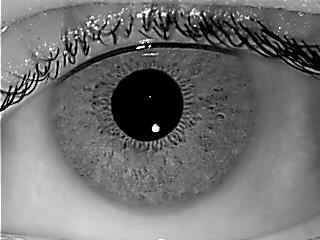
#> input picture dataset/images/014/07_R.bmp, 320 x 240 px, found by its file name
$ python main2.py   (older library calls are emulated)
#> lines starting #> are read from the running program, lines starting #| are printed output that depends on the picture; after the words box and inside, x2 and y2 are one past the last pixel; in counts of white or black regions, pixels touching at a corner belong together
import numpy as np
import cv2
import math
from sklearn.feature_extraction import image
import pylab as pl


def enhance_eye_4_pupil(img_gray):
    normalizedImg = np.zeros((320, 240))
    normalized = cv2.normalize(img_gray, normalizedImg, 0, 255, cv2.NORM_MINMAX)

    _, threshold = cv2.threshold(normalized, 15, 255, cv2.THRESH_BINARY_INV)

    kernel_open = np.ones((7, 7), np.uint8)
    kernel_close = np.ones((5, 5), np.uint8)
    kernel_dilate = np.ones((7, 7), np.uint8)
    opening = cv2.morphologyEx(threshold, cv2.MORPH_OPEN, kernel_open)
    closing = cv2.morphologyEx(opening, cv2.MORPH_CLOSE, kernel_close)
    return cv2.morphologyEx(closing, cv2.MORPH_DILATE, kernel_dilate)


def iris_circles(im_iris, radius_pupil):
    mean_shift = cv2.pyrMeanShiftFiltering(im_iris, 20, 30)
    gray_mean = cv2.cvtColor(mean_shift, cv2.COLOR_BGR2GRAY)
    return cv2.HoughCircles(gray_mean, cv2.HOUGH_GRADIENT, 1, 2 * radius_pupil, param1=100, param2=50,
                            minRadius=radius_pupil)


###################################
# Transform circle
def daugman_normalizaiton(im, height, width, r_in, r_out):  # Daugman归一化，输入为640*480,输出为width*height
    thetas = np.arange(0, 2 * np.pi, 2 * np.pi / width)  # Theta values
    r_out = r_in + r_out
    # Create empty flatten image
    flat = np.zeros((height, width, 3), np.uint8)
    circle_x = int(im.shape[0] / 2)
    circle_y = int(im.shape[1] / 2)

    for x in range(width):
        for j in range(height):
            theta = thetas[x]  # value of theta coordinate
            r_pro = j / height  # value of r coordinate(normalized)

            # get coordinate of boundaries
            Xi = circle_x + r_in * np.cos(theta)
            Yi = circle_y + r_in * np.sin(theta)
            Xo = circle_x + r_out * np.cos(theta)
            Yo = circle_y + r_out * np.sin(theta)

            # the matched cartesian coordinates for the polar coordinates
            Xc = (1 - r_pro) * Xi + r_pro * Xo
            Yc = (1 - r_pro) * Yi + r_pro * Yo

            color = im[int(Xc * .7)][int(Yc * .7)]  # color of the pixel, CHECK BUG if the value of color is high

            flat[j][x] = color
    return flat  # liang


def crop_eye_4_transform(im, x_I, y_I, r_I):
    if r_I > y_I:
        h_iris_begin = 0
    else:
        h_iris_begin = y_I - r_I

    h_iris_end = y_I + r_I

    if r_I > x_I:
        w_iris_begin = 0
    else:
        w_iris_begin = x_I - r_I

    w_iris_end = x_I + r_I

    return im[h_iris_begin:h_iris_end, w_iris_begin:w_iris_end]


def build_filters():
    filters = []
    ksize = 9   # 8×4 = 32 filters per images
    for theta in np.arange(0, np.pi, np.pi / 8):    # 8 ORIENTATIONS
        for lamda in np.arange(0, np.pi, np.pi / 4):    # 4 FREQUENCIES
            kern = cv2.getGaborKernel((ksize, ksize), 1.0, theta, lamda, 0.5, 0, ktype=cv2.CV_32F)
            kern /= 1.5 * kern.sum()
            filters.append(kern)
    return filters


def main():
    global r_pupil, cX_pupil, cY_pupil, pupil, x_iris, r_iris, y_iris, pupil_existence
    path_read = '/media/manuel/HD_MOJEDA/DISCO_DURO/Mixto/Subjects/Image_Analysis/Project/dataset/images/055/'
    # path_write = '/media/manuel/HD_MOJEDA/DISCO_DURO/Mixto/Subjects/Image_Analysis/Project/Code/Images/'

    img_original = cv2.imread(path_read + '07_R.bmp')
#> img_original is the input picture: shape (240, 320, 3); min 0, max 255, mean 113.5
    image_copy = img_original.copy()
    gray_img = cv2.cvtColor(img_original, cv2.COLOR_BGR2GRAY)

    ##############################
    # Obtaining pupil
    dilate = enhance_eye_4_pupil(gray_img)
#> in enhance_eye_4_pupil, `_, threshold = cv2.threshold(normalized, 15, 255, cv2.THRESH_BINARY_INV)`:
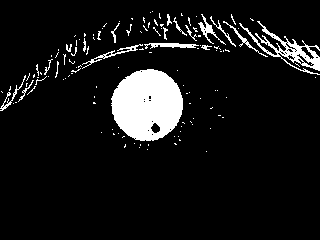
#> threshold: shape (240, 320); 8.6% white; 128 white regions (108 under 20 px), largest, box (x1, y1, x2, y2) and area: (111, 69, 183, 141) 3929, (239, 21, 320, 75) 934, (144, 43, 199, 49) 194
#> in enhance_eye_4_pupil, `opening = cv2.morphologyEx(threshold, cv2.MORPH_OPEN, kernel_open)`:
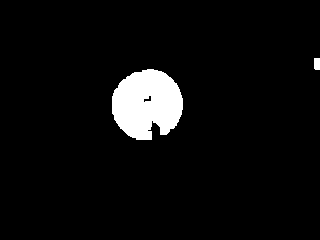
#> opening: shape (240, 320); 5% white; 2 white regions, box (x1, y1, x2, y2) and area: (112, 69, 183, 140) 3806, (314, 58, 320, 70) 71
#> in enhance_eye_4_pupil, `closing = cv2.morphologyEx(opening, cv2.MORPH_CLOSE, kernel_close)`: closing: shape (240, 320); 5.1% white; 2 white regions, box (x1, y1, x2, y2) and area: (112, 69, 183, 140) 3840, (314, 58, 320, 70) 71
#> in enhance_eye_4_pupil, `return cv2.morphologyEx(closing, cv2.MORPH_DILATE, kernel_dilate)`:
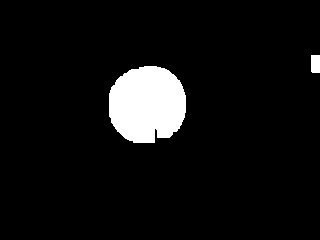
#> returned value: shape (240, 320); 6.5% white; 2 white regions
    contours_pupil, h = cv2.findContours(dilate, cv2.RETR_EXTERNAL, cv2.CHAIN_APPROX_NONE)
#> contours_pupil = 2 contours; box (x1, y1, x2, y2) and area: (109, 66, 186, 143) 4666, (311, 55, 320, 73) 136; h = [[1, -1, -1, -1], [-1, 0, -1, -1]]

    for n in contours_pupil:
        a = cv2.contourArea(n)
        p = cv2.arcLength(n, True)
        circularity = (4 * math.pi * a) / (p * p)
        pupil_existence = False
        if circularity > 0.8 and a > 1000:
            pupil = n
            M = cv2.moments(n)
            cX_pupil = int(M["m10"] / M["m00"])
            cY_pupil = int(M["m01"] / M["m00"])
            r_pupil = int(p / (2 * math.pi))
            cv2.drawContours(img_original, n, -1, (0, 255, 0), 1)
            cv2.circle(img_original, (cX_pupil, cY_pupil), 2, (0, 255, 0), -1)
            pupil_existence = True
#> this loop made 2 passes
#> (a, p, circularity, pupil_existence) on passes 1 to 2: (4666, 281, 0.743, False), (135.5, 49.41, 0.697, False)
    if pupil_existence is False:  # In case the algorithm doesn't find any pupil at all
        cX_pupil = 160
        cY_pupil = 120
        r_pupil = 50

    ####################
    # Obtaining iris
    iris = iris_circles(image_copy, r_pupil)
#> in iris_circles, `mean_shift = cv2.pyrMeanShiftFiltering(im_iris, 20, 30)`:
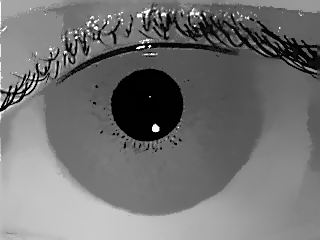
#> mean_shift: shape (240, 320, 3); min 0, max 251, mean 114.3

    if iris is None:  # In case the algorithm doesn't find any circles at all
        x_iris = cX_pupil
        y_iris = cY_pupil
        r_iris = 2 * r_pupil
    else:
        iris_existence = False
        iris = np.uint16(np.around(iris))
        for i in iris[0, :]:
            if cv2.pointPolygonTest(pupil, (i[0], i[1]), True) >= 0:
                cv2.circle(img_original, (i[0], i[1]), i[2], (255, 0, 255), 2)
                cv2.circle(img_original, (i[0], i[1]), 2, (255, 0, 255), 3)
                # a_iris = round(math.pi * i[2] * i[2])
                x_iris, y_iris, r_iris = i
                iris_existence = True
        if iris_existence is False:  # In case the algorithm doesn't find any circle with a center within the pupil
            x_iris, y_iris, r_iris = iris[0][0]
            cv2.circle(img_original, (x_iris, y_iris), r_iris, (255, 0, 255), 2)
            cv2.circle(img_original, (x_iris, y_iris), 2, (255, 0, 255), 3)

    #######################
    # Obtaining flat image
    crop_im_eye = crop_eye_4_transform(image_copy, x_iris, y_iris, r_iris)
#> in crop_eye_4_transform, `return im[h_iris_begin:h_iris_end, w_iris_begin:w_iris_end]`:
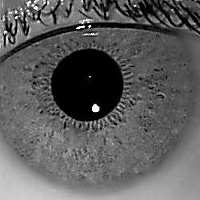
#> returned value: shape (200, 200, 3); min 0, max 255, mean 92.8
    flat = daugman_normalizaiton(crop_im_eye, (r_iris - r_pupil), int((2 * math.pi * (r_iris - r_pupil))), r_iris,
                                 r_pupil)
    resized_flat = cv2.resize(flat, (380, 60))
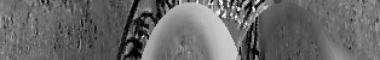
#> resized_flat: shape (60, 380, 3); min 0, max 254, mean 104.2
    print(type(flat), flat.shape)
#| <class 'numpy.ndarray'> (50, 314, 3)
    print(type(resized_flat), resized_flat.shape)
#| <class 'numpy.ndarray'> (60, 380, 3)

    ######################
    # Trying to get the features extraction
    patches = image.extract_patches_2d(resized_flat, (2, 2))
    print(type(patches), patches.shape)
#| <class 'numpy.ndarray'> (22361, 2, 2, 3)
    print(patches[1])
#| [[[121 121 121]
#|   [125 125 125]]
#|  [[120 120 120]
#|   [124 124 124]]]

    ############################
    # Show of images
    cv2.imshow('img_original', img_original)
    cv2.imshow('resized_flat', resized_flat)

    cv2.waitKey(0)

    ###########################
    # Code for generating Garbor filters
    filters = build_filters()
#> after the loop in build_filters, `for theta in np.arange(0, np.pi, np.pi / 8):`: filters = 32 items
#> filters = 32 items
    f = np.asarray(filters)
    print('Gabor Filters', f.shape)
#| Gabor Filters (32, 9, 9)
    # output = np.asarray(res)
    # label = np.asarray(label)
    # print('Final output X,y', output.shape, label.shape)

    for k, im in enumerate(f[:32, :]):
        pl.subplot(6, 6, k + 1)
        pl.imshow(im.reshape(9, 9), cmap='gray')
#> this loop made 32 passes

    pl.show()
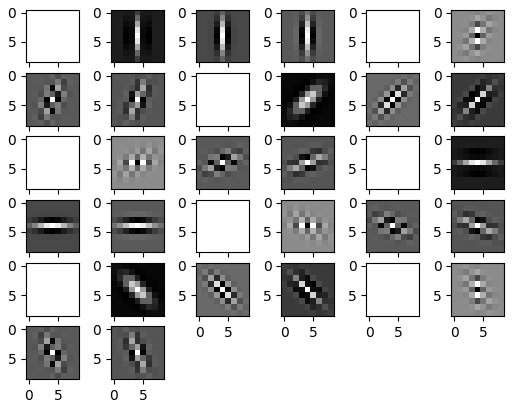
#> figure drawn by matplotlib, 32 panels


if __name__ == '__main__':
    main()
